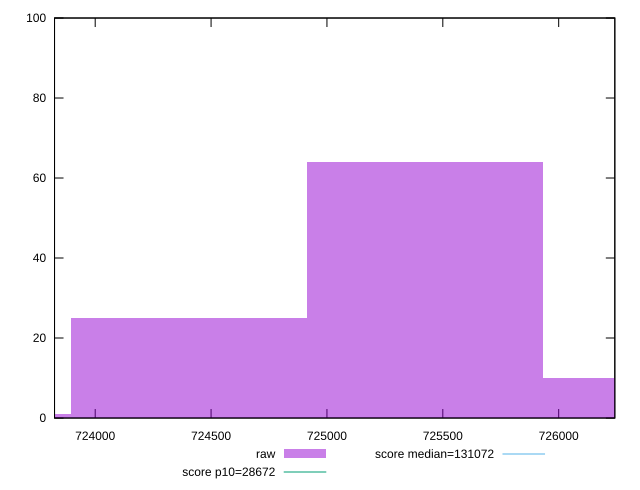

The script that saved this image:
reset

$raw <<EOF
723387.8881050347 1
725422.734485077 64
724405.3112950558 25
726440.1576750982 10
EOF

set key outside below
set boxwidth 1017.4231900211458
set xrange [723824.4789527778:726242.272711111]
set yrange [0:100]
set trange [0:100]
set style fill transparent solid 0.5 noborder

set parametric
set terminal svg size 640, 490 enhanced background rgb 'white'
set output "reports/report_00030_2021-02-24T20-42-31.540Z/uses-long-cache-ttl/samples/music/raw/histogram.svg"

plot $raw title "raw" with boxes, \
     28672,t title "score p10=28672", \
     131072,t title "score median=131072"

reset
